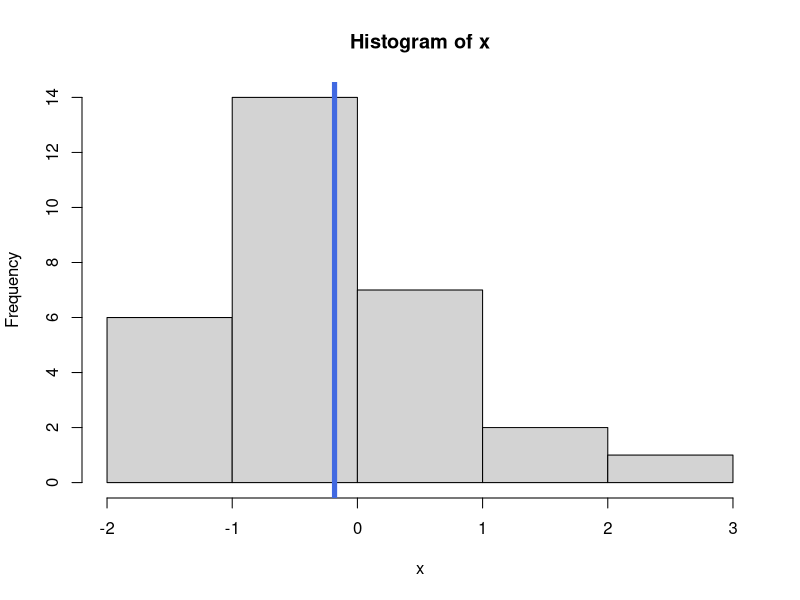
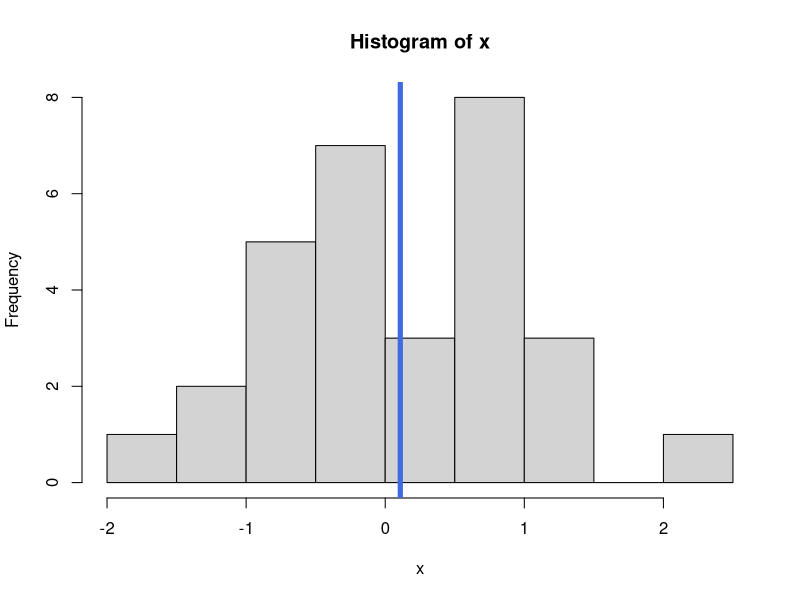
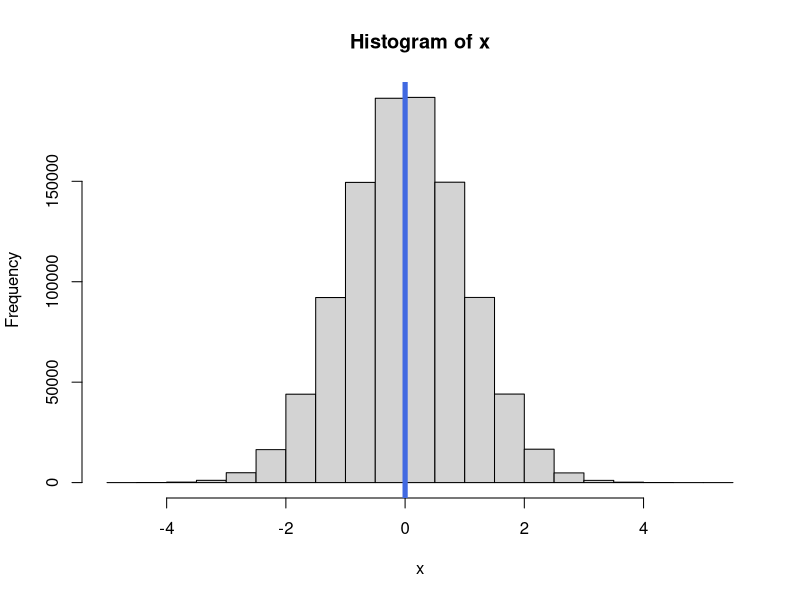
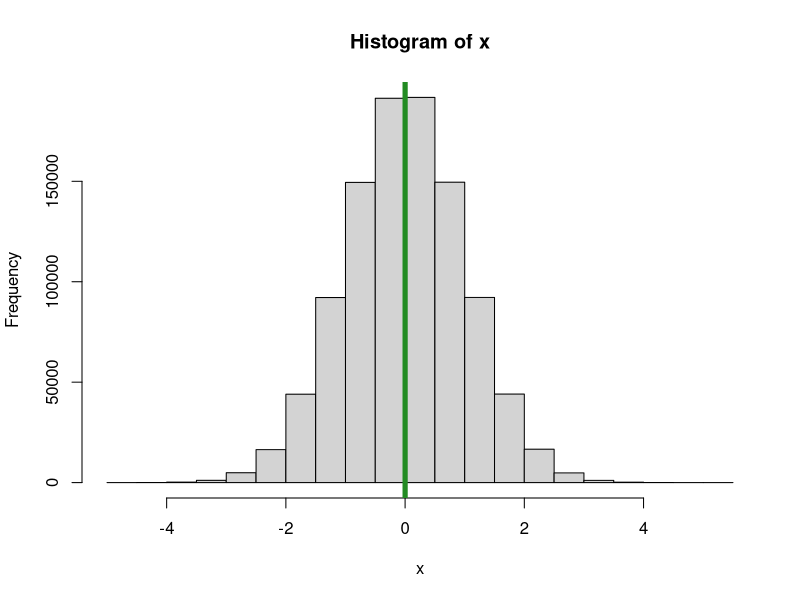
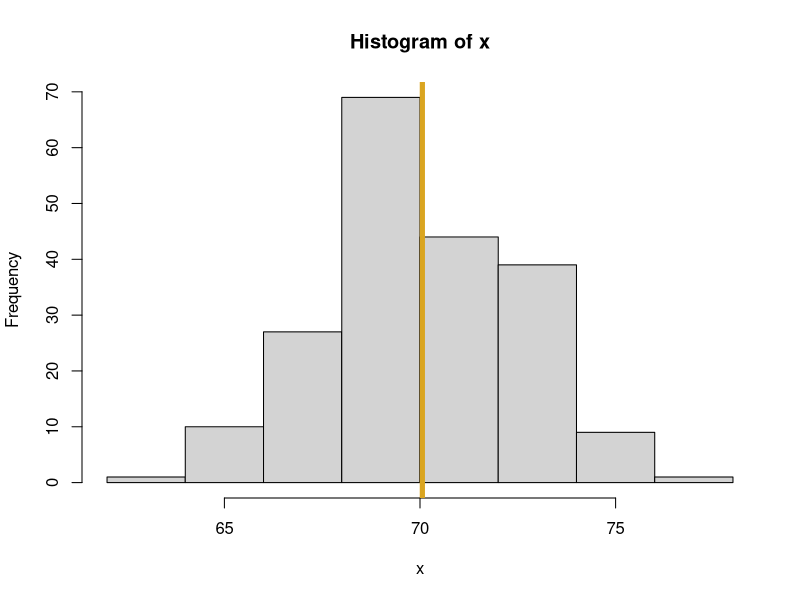

These figures' R source, in order:
#* plotRandomHistogram.R
#* 
#* Author: Hera Dashnyam
#* 
#* Purpose:
#*    A function that will generate a sample of Normal "observations" and plot 
#*     the histogram of that data.
#*     
#* Inputs:
#*    num_pts = the number of observations to randomly generate
#*    mu = the theoretical mean of the Normal distribution that generates my data
#*    sigma = the theoretical standard deviation
#*    seed = an optional random number generator seed value, defaults to NULL
#*    meanColor = the color of line corresponding to the sample mean of data
#*    
#*  Outputs:
#*    A histogram of teh generated data is drawn.  
#*    A list with the following elements:
#*      Random_obs = a vector with randomly generated data
#*      Mean_Random_obs = sample mean corresponding to the randomly generated data
#*      SD_Random_obs = corresponding sd  

plotRandomHistogram <- function(num_pts = 30, mu = 0, sigma = 1,
                       seed = NULL, meanColor = "royalblue") {
  set.seed(seed)
  x <- rnorm (num_pts, mean = mu, sd = sigma)
  mean_x <- mean(x)
  hist(x)
  abline(v = mean_x, lwd = 5, col = meanColor)
  
  list(Random_obs = x,
       Mean_Random_obs = mean_x,
       SD_Random_obs = sd(x))
}

plotRandomHistogram()
plotRandomHistogram(seed = 19)
plotRandomHistogram(seed = 19, num_pts = 1000000)
plotRandomHistogram(seed = 19, num_pts = 1000000,
           meanColor = "forestgreen")

my_output <- plotRandomHistogram(seed = 5, num_pts = 200, mu = 70,
                                 sigma = 2.5, meanColor = "goldenrod")
my_output$Mean_Random_obs

